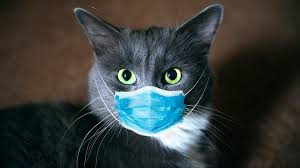
#> input picture Q1/test/Cat/Cat (1).jpg, 300 x 168 px; its folder holds 3 pictures in this run
$ python cat_dog_train.py
#> lines starting #> are read from the running program, lines starting #| are printed output that depends on the picture
import glob
import cv2
import numpy as np
import os

from sklearn.model_selection import train_test_split
from sklearn.preprocessing import StandardScaler
from sklearn.linear_model import LogisticRegression
from sklearn.neighbors import KNeighborsClassifier
from sklearn.metrics import accuracy_score, classification_report, confusion_matrix
import joblib

# ================== SETTINGS ==================

IMG_SIZE = 64


BASE_DIR = os.path.dirname(os.path.abspath(__file__))

TRAIN_PATH = os.path.join(BASE_DIR, "Q1", "train")
TEST_PATH  = os.path.join(BASE_DIR, "Q1", "test")

print("TRAIN_PATH =", TRAIN_PATH)
print("TEST_PATH  =", TEST_PATH)

classes = [("Cat", 0), ("Dog", 1)]  # Cat = 0, Dog = 1

# ================== LOAD TRAIN DATA ==================

data_list = []
label_list = []

for class_name, label in classes:
    pattern = os.path.join(TRAIN_PATH, class_name, "*")
    print("Searching:", pattern)
    files = glob.glob(pattern)
    print(f"  found {len(files)} files")
    for address in files:
        img = cv2.imread(address)
#> img is the input picture: shape (168, 300, 3); mean B, G, R 58.8, 60.4, 55.8
        if img is None:
            continue
        img = cv2.resize(img, (IMG_SIZE, IMG_SIZE))
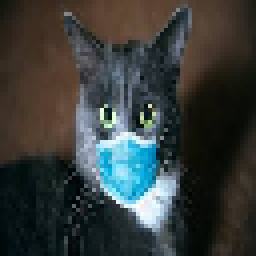
#> img: shape (64, 64, 3) (shown 4 times larger); mean B, G, R 58.7, 60.4, 55.8
        img = cv2.cvtColor(img, cv2.COLOR_BGR2GRAY)
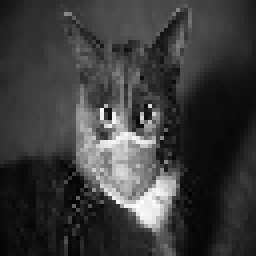
#> img: shape (64, 64) (shown 4 times larger); min 2, max 253, mean 58.8
        img = img / 255.0
        img = img.flatten()
#> img = 4096 values, max 0.992 at index 3298, min 0.00784 at index 2769, mean 0.231
        data_list.append(img)
        label_list.append(label)
#> pass 2 of the loop `for class_name, label in classes:`:
#| Searching: Q1/train/Dog/*
#> files = 1 item
#|   found 1 files
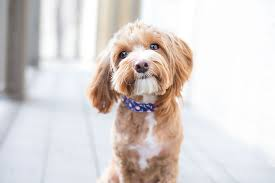
#> input picture Q1/test/Dog/Dog (1).jpg, 275 x 183 px
#> img is the input picture: shape (183, 275, 3); mean B, G, R 209.1, 211.1, 217.8
#> `img = cv2.resize(img, (IMG_SIZE, IMG_SIZE))`:
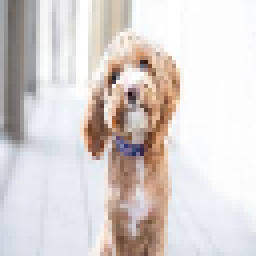
#> img: shape (64, 64, 3) (shown 4 times larger); mean B, G, R 208.9, 210.9, 217.6
#> `img = cv2.cvtColor(img, cv2.COLOR_BGR2GRAY)`:
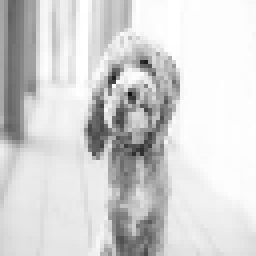
#> img: shape (64, 64) (shown 4 times larger); min 19, max 255, mean 212.7
#> `img = img.flatten()`: img = 4096 values, max 1 at index 21, min 0.0745 at index 1504, mean 0.834

X = np.array(data_list)
y = np.array(label_list)

print("Train data shape:", X.shape, "Labels shape:", y.shape)
#| Train data shape: (4, 4096) Labels shape: (4,)

if X.shape[0] == 0:
    raise RuntimeError("No images were found in the TRAIN_PATH directory. Please verify the folder structure and make sure the paths (Q1/train/Cat and Q1/train/Dog) are correct.")

# ================== TRAIN / VAL SPLIT ==================

#> (the run stopped early here; a loop or call above may not have finished)
